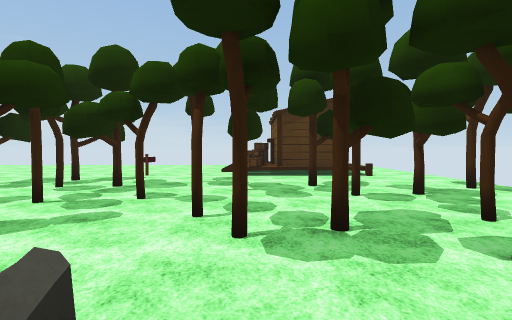
view 1 (above)

18 first-person views from a walk through a Unity game level. The camera is 1.5 m above the floor, tilts 2° down and sees 80° across. The floor is counted in squares, 2.4 m on a side. Each view is taken from the middle of a square. On the plan, view 1 faces up. The plan holds only what a view shows up to about 9 squares ahead; the rest is blank. The place goes on beyond the plan. The player is left out. Some animated figures are not drawn. Surface patterns are stand-ins for the level's own textures.

view 2
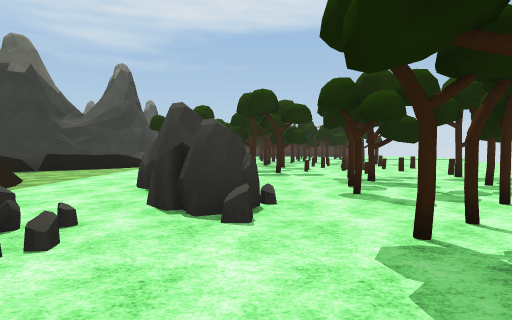

view 3
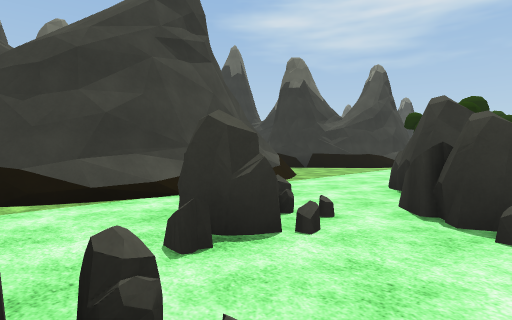

view 4
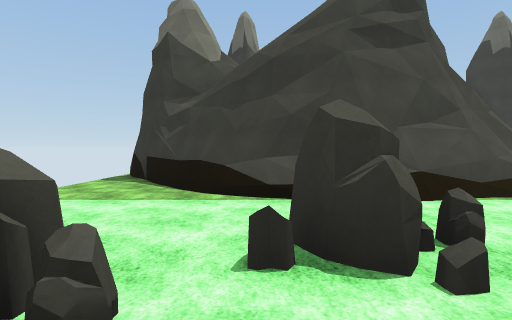

view 5
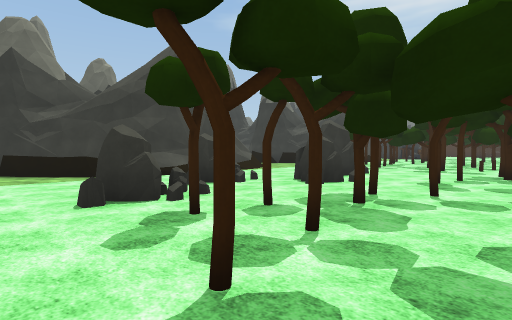

view 6
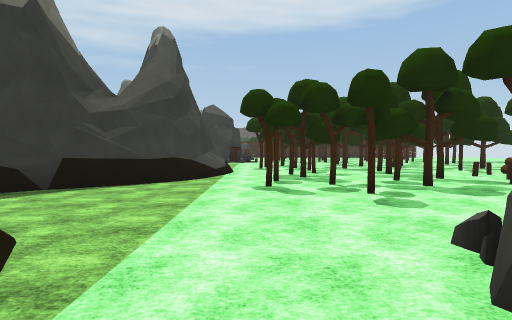

view 7
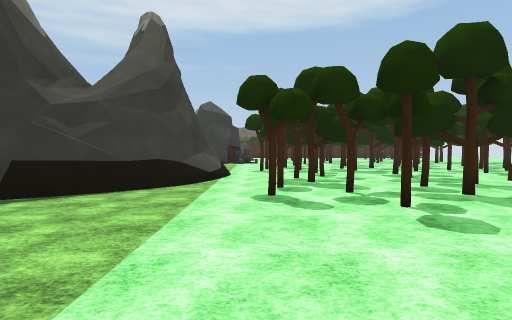

view 8
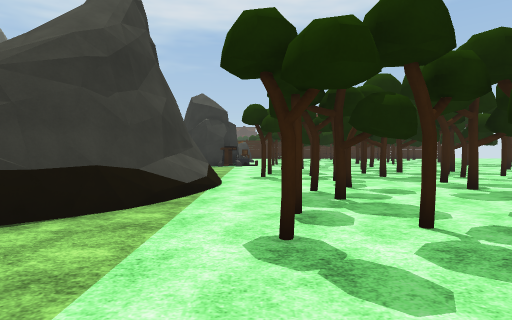

view 9
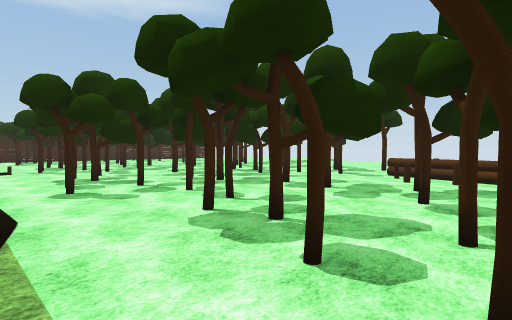

view 10
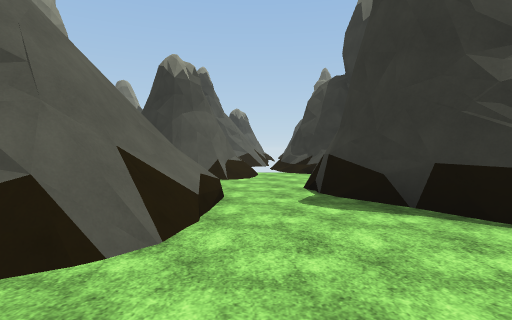

view 11
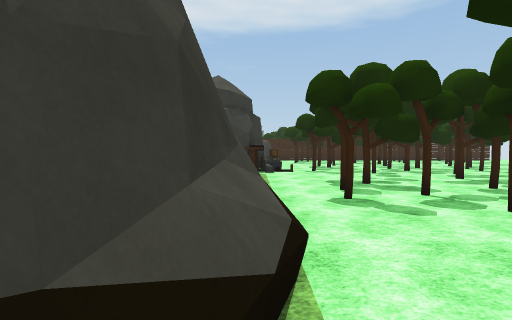

view 12
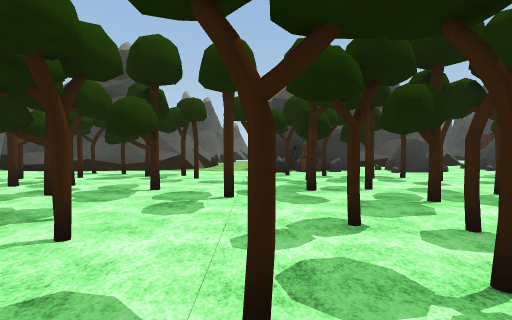

view 13
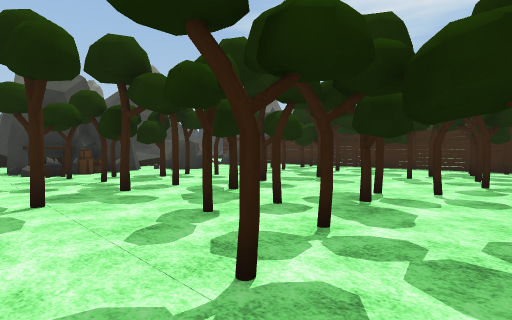

view 14
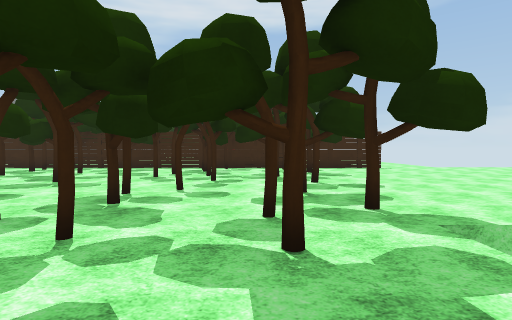

view 15
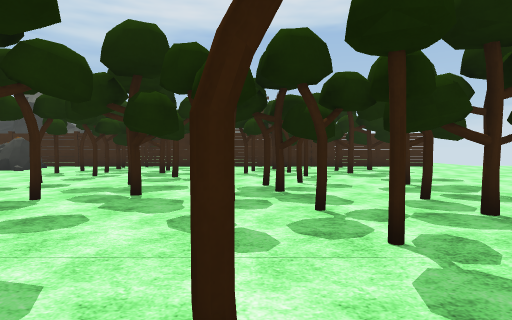

view 16
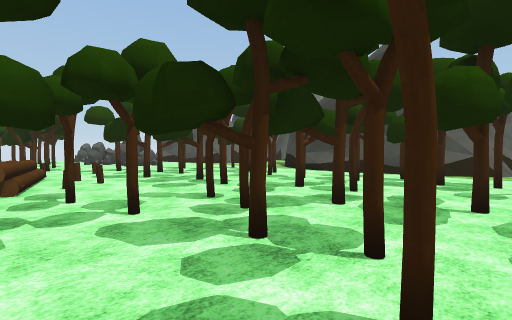

view 17
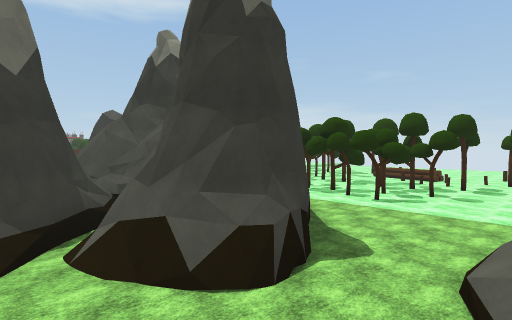

view 18
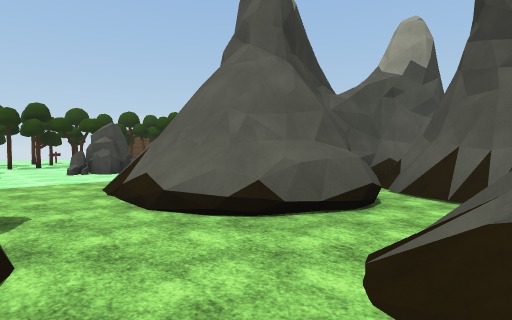

### Floor plan
Key: @ floor where view 1 was taken; # wall or solid block; x gap in a wall; . floor; / step, stairs or slope; = window, fence, low wall or low ledge; ^ raised ledge; R rock; O other object.
Columns run from 25 left of view 1 to 4 right of it. Each row starts with its distance up from view 1.
 13  ..
 12  ...
 11  ....
 10  ......
  9  .......          ......//# ..
  8  .......          .......###..
  7   ..#..#..         ...O..=..=.
  6  .##...##..   #   ...... .....
  5 #.##x...##.. ##=  =...#...#...
  4 #x##...x#.#.###=====#.x...##..
  3  ...........##..== ##x#....#..
  2  ...#..#.#..x.#..#=#......x#..
  1  ..#...##...#..#.##....RR.....
  0  #.#.#..##.........#.RRRR@.RR.
 -1   .#...x#....##.#.....R..RR...
 -2   ..........###...#..........
 -3  O..OO###...=####......####...
 -4  OO     ## ###  ##...###  ##..
 -5            #     ##..##   ###.
 -6            ####   ##.## #####.
 -7              #######.^#####  x
 -8                ##//....##
 -9                 ##/.//###
-10                  ######

Where each view was taken, in squares from view 1:
view 1: 0 up, 0 right, facing up
view 2: 1 up, 2 right, facing left
view 3: 1 up, 2 right, facing down-left
view 4: 1 up, 1 right, facing down
view 5: 4 up, 4 right, facing down-left
view 6: 2 down, 2 left, facing left
view 7: 2 down, 3 left, facing left
view 8: 2 down, 5 left, facing left
view 9: 3 down, 7 left, facing up-left
view 10: 2 down, 5 left, facing down
view 11: 3 down, 8 left, facing left
view 12: 6 up, 16 left, facing down
view 13: 6 up, 15 left, facing down-left
view 14: 6 up, 15 left, facing left
view 15: 4 up, 14 left, facing left
view 16: 5 up, 15 left, facing down-right
view 17: 9 down, 4 left, facing up-left
view 18: 9 down, 6 left, facing up-right
